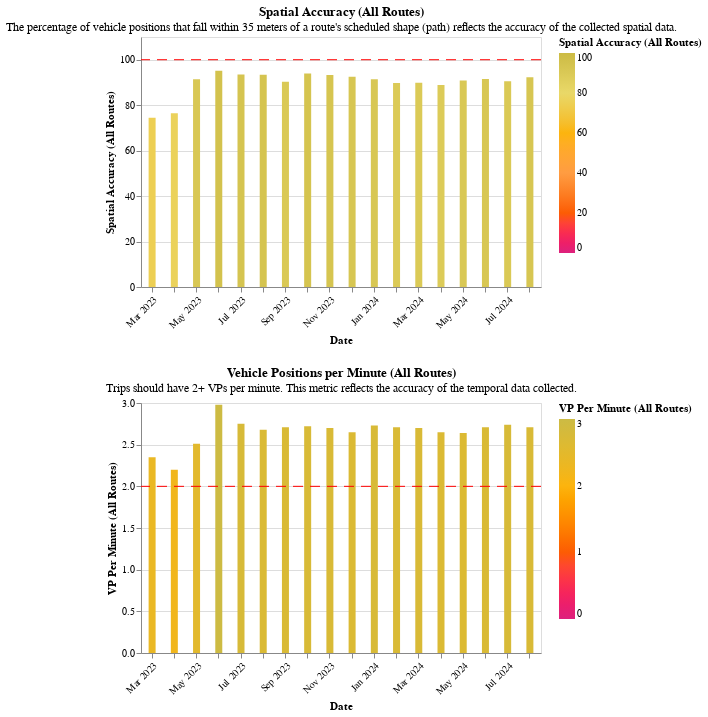

Write notebook code for a chart like this one.
### Code cell
agency_overview(df)

### Figure 1 — Vega-Lite specification as saved in the notebook (floating-point values rounded to 4 significant figures)
{"config": {"view": {"continuousWidth": 300, "continuousHeight": 300}}, "vconcat": [{"layer": [{"mark": {"type": "bar", "clip": true, "size": 7}, "encoding": {"color": {"field": "Spatial Accuracy (All Routes)", "scale": {"domain": [0, 20, 40, 60, 80, 100], "range": ["#dd217d", "#fc5c04", "#ff9c42", "#fcb40e", "#e9d868", "#ccbb44"]}, "title": "Spatial Accuracy (All Routes)", "type": "quantitative"}, "tooltip": [{"field": "Date", "type": "temporal"}, {"field": "Spatial Accuracy (All Routes)", "type": "quantitative"}], "x": {"axis": {"format": "%b %Y", "labelAngle": -45}, "field": "Date", "timeUnit": "yearmonthdate", "title": ["Date"], "type": "ordinal"}, "y": {"field": "Spatial Accuracy (All Routes)", "scale": {"domain": [0, 105.0]}, "title": "Spatial Accuracy (All Routes)", "type": "quantitative"}}}, {"mark": {"type": "rule", "color": "red", "strokeDash": [10, 7]}, "encoding": {"y": {"aggregate": "mean", "field": "ruler_100_pct", "type": "quantitative"}}}], "height": 250, "title": {"text": "Spatial Accuracy (All Routes)", "subtitle": ["The percentage of vehicle positions that fall within 35 meters of a route's scheduled shape (path) reflects the accuracy of the collected spatial data."]}, "width": 400}, {"layer": [{"mark": {"type": "bar", "clip": true, "size": 7}, "encoding": {"color": {"field": "VP per Minute (All Routes)", "scale": {"domain": [0, 1, 2, 3], "range": ["#dd217d", "#fc5c04", "#fcb40e", "#ccbb44"]}, "title": "VP Per Minute (All Routes)", "type": "quantitative"}, "tooltip": [{"field": "Date", "type": "temporal"}, {"field": "VP per Minute (All Routes)", "type": "quantitative"}], "x": {"axis": {"format": "%b %Y", "labelAngle": -45}, "field": "Date", "timeUnit": "yearmonthdate", "title": ["Date"], "type": "ordinal"}, "y": {"field": "VP per Minute (All Routes)", "scale": {"domain": [0, 3]}, "title": "VP Per Minute (All Routes)", "type": "quantitative"}}}, {"mark": {"type": "rule", "color": "red", "strokeDash": [10, 7]}, "encoding": {"y": {"aggregate": "mean", "field": "ruler_for_vp_per_min", "type": "quantitative"}}}], "height": 250, "title": {"text": "Vehicle Positions per Minute (All Routes)", "subtitle": ["Trips should have 2+ VPs per minute. This metric reflects the accuracy of the temporal data collected."]}, "width": 400}], "data": {"name": "data-69b3d2c7dce39a16a0aae92e101a0ad9"}, "resolve": {"scale": {"color": "independent"}}, "$schema": "https://vega.github.io/schema/vega-lite/v5.17.0.json", "datasets": {"data-69b3d2c7dce39a16a0aae92e101a0ad9": [{"Date": "2023-03-15T00:00:00", "# VP": 86218, "# VP within Scheduled Shape": 64176, "Aggregate Actual Service Minutes": 36750.0, "ruler_100_pct": 100, "ruler_for_vp_per_min": 2, "VP per Minute (All Routes)": 2.35, "Spatial Accuracy (All Routes)": 74.43}, {"Date": "2023-04-12T00:00:00", "# VP": 75898, "# VP within Scheduled Shape": 58038, "Aggregate Actual Service Minutes": 34510.0, "ruler_100_pct": 100, "ruler_for_vp_per_min": 2, "VP per Minute (All Routes)": 2.2, "Spatial Accuracy (All Routes)": 76.47}, {"Date": "2023-05-17T00:00:00", "# VP": 68244, "# VP within Scheduled Shape": 62392, "Aggregate Actual Service Minutes": 27180.0, "ruler_100_pct": 100, "ruler_for_vp_per_min": 2, "VP per Minute (All Routes)": 2.51, "Spatial Accuracy (All Routes)": 91.42}, {"Date": "2023-06-14T00:00:00", "# VP": 64536, "# VP within Scheduled Shape": 61402, "Aggregate Actual Service Minutes": 21640.0, "ruler_100_pct": 100, "ruler_for_vp_per_min": 2, "VP per Minute (All Routes)": 2.98, "Spatial Accuracy (All Routes)": 95.14}, {"Date": "2023-07-12T00:00:00", "# VP": 62949, "# VP within Scheduled Shape": 58868, "Aggregate Actual Service Minutes": 22920.0, "ruler_100_pct": 100, "ruler_for_vp_per_min": 2, "VP per Minute (All Routes)": 2.75, "Spatial Accuracy (All Routes)": 93.52}, {"Date": "2023-08-15T00:00:00", "# VP": 56405, "# VP within Scheduled Shape": 52705, "Aggregate Actual Service Minutes": 21090.0, "ruler_100_pct": 100, "ruler_for_vp_per_min": 2, "VP per Minute (All Routes)": 2.68, "Spatial Accuracy (All Routes)": 93.44}, {"Date": "2023-09-13T00:00:00", "# VP": 67451, "# VP within Scheduled Shape": 60898, "Aggregate Actual Service Minutes": 24860.0, "ruler_100_pct": 100, "ruler_for_vp_per_min": 2, "VP per Minute (All Routes)": 2.71, "Spatial Accuracy (All Routes)": 90.28}, {"Date": "2023-10-11T00:00:00", "# VP": 60496, "# VP within Scheduled Shape": 56806, "Aggregate Actual Service Minutes": 22260.0, "ruler_100_pct": 100, "ruler_for_vp_per_min": 2, "VP per Minute (All Routes)": 2.72, "Spatial Accuracy (All Routes)": 93.9}, {"Date": "2023-11-15T00:00:00", "# VP": 67294, "# VP within Scheduled Shape": 62782, "Aggregate Actual Service Minutes": 24930.0, "ruler_100_pct": 100, "ruler_for_vp_per_min": 2, "VP per Minute (All Routes)": 2.7, "Spatial Accuracy (All Routes)": 93.3}, {"Date": "2023-12-13T00:00:00", "# VP": 66100, "# VP within Scheduled Shape": 61184, "Aggregate Actual Service Minutes": 24960.0, "ruler_100_pct": 100, "ruler_for_vp_per_min": 2, "VP per Minute (All Routes)": 2.65, "Spatial Accuracy (All Routes)": 92.56}, {"Date": "2024-01-17T00:00:00", "# VP": 67875, "# VP within Scheduled Shape": 62051, "Aggregate Actual Service Minutes": 24830.0, "ruler_100_pct": 100, "ruler_for_vp_per_min": 2, "VP per Minute (All Routes)": 2.73, "Spatial Accuracy (All Routes)": 91.42}, {"Date": "2024-02-14T00:00:00", "# VP": 67305, "# VP within Scheduled Shape": 60416, "Aggregate Actual Service Minutes": 24800.0, "ruler_100_pct": 100, "ruler_for_vp_per_min": 2, "VP per Minute (All Routes)": 2.71, "Spatial Accuracy (All Routes)": 89.76}, {"Date": "2024-03-13T00:00:00", "# VP": 67991, "# VP within Scheduled Shape": 61121, "Aggregate Actual Service Minutes": 25160.0, "ruler_100_pct": 100, "ruler_for_vp_per_min": 2, "VP per Minute (All Routes)": 2.7, "Spatial Accuracy (All Routes)": 89.9}, {"Date": "2024-04-17T00:00:00", "# VP": 70668, "# VP within Scheduled Shape": 62835, "Aggregate Actual Service Minutes": 26660.0, "ruler_100_pct": 100, "ruler_for_vp_per_min": 2, "VP per Minute (All Routes)": 2.65, "Spatial Accuracy (All Routes)": 88.92}, {"Date": "2024-05-22T00:00:00", "# VP": 63990, "# VP within Scheduled Shape": 58130, "Aggregate Actual Service Minutes": 24220.0, "ruler_100_pct": 100, "ruler_for_vp_per_min": 2, "VP per Minute (All Routes)": 2.64, "Spatial Accuracy (All Routes)": 90.84}, {"Date": "2024-06-12T00:00:00", "# VP": 66965, "# VP within Scheduled Shape": 61317, "Aggregate Actual Service Minutes": 24730.0, "ruler_100_pct": 100, "ruler_for_vp_per_min": 2, "VP per Minute (All Routes)": 2.71, "Spatial Accuracy (All Routes)": 91.57}, {"Date": "2024-07-17T00:00:00", "# VP": 64710, "# VP within Scheduled Shape": 58566, "Aggregate Actual Service Minutes": 23640.0, "ruler_100_pct": 100, "ruler_for_vp_per_min": 2, "VP per Minute (All Routes)": 2.74, "Spatial Accuracy (All Routes)": 90.51}, {"Date": "2024-08-14T00:00:00", "# VP": 57779, "# VP within Scheduled Shape": 53295, "Aggregate Actual Service Minutes": 21350.0, "ruler_100_pct": 100, "ruler_for_vp_per_min": 2, "VP per Minute (All Routes)": 2.71, "Spatial Accuracy (All Routes)": 92.24}]}}
